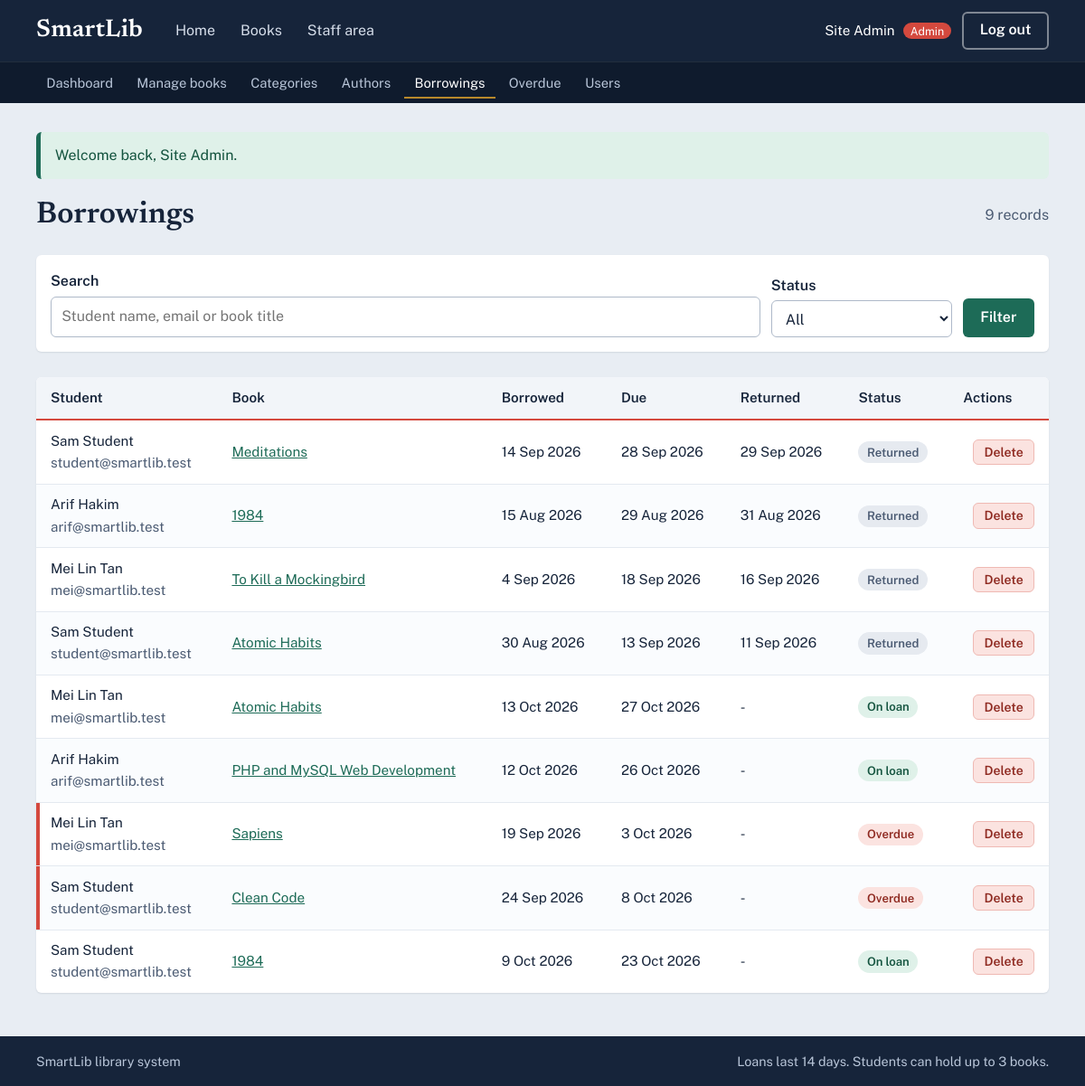
/admin/borrowings.php (signed in), run on the app's committed database.
### tables this page shows
CREATE TABLE borrowings (
  id          INT AUTO_INCREMENT PRIMARY KEY,
   
  user_id     INT NOT NULL,
   
  book_id     INT NOT NULL,
   
  borrow_date DATE NOT NULL,
   
  due_date    DATE NOT NULL,
   
  return_date DATE NULL,
   
  status      ENUM('borrowed','returned') NOT NULL DEFAULT 'borrowed',
   
  CONSTRAINT fk_borrow_user FOREIGN KEY (user_id) REFERENCES users(id),
  CONSTRAINT fk_borrow_book FOREIGN KEY (book_id) REFERENCES books(id)
);

CREATE TABLE users (
   
  id         INT AUTO_INCREMENT PRIMARY KEY,
   
  name       VARCHAR(100) NOT NULL,
   
  email      VARCHAR(100) NOT NULL UNIQUE,
   
  password   VARCHAR(255) NOT NULL,
   
  role       ENUM('admin','librarian','student') NOT NULL DEFAULT 'student',
   
  created_at TIMESTAMP NOT NULL DEFAULT CURRENT_TIMESTAMP
 
);

CREATE TABLE books (
  id               INT AUTO_INCREMENT PRIMARY KEY,
  title            VARCHAR(200) NOT NULL,
   
  author_id        INT NOT NULL,
   
  category_id      INT NOT NULL,
   
  year_published   SMALLINT NULL,
   
  description      TEXT NULL,
   
  total_copies     INT NOT NULL DEFAULT 1,
   
  available_copies INT NOT NULL DEFAULT 1,
  created_at       TIMESTAMP NOT NULL DEFAULT CURRENT_TIMESTAMP,
   
  CONSTRAINT fk_books_author   FOREIGN KEY (author_id)   REFERENCES authors(id),
   
  CONSTRAINT fk_books_category FOREIGN KEY (category_id) REFERENCES categories(id),
   
  CONSTRAINT chk_copies CHECK (available_copies >= 0 AND available_copies <= total_copies)
);

### includes/init.php (called while the page is built, shortened)
<?php
function e($value): string
{
    return htmlspecialchars((string) $value, ENT_QUOTES, 'UTF-8');
}
function url(string $path = ''): string
{
    return BASE_URL . '/' . ltrim($path, '/');
}
function fmt_date(?string $date): string
{
    return $date ? date('j M Y', strtotime($date)) : '-';
}
function current_role(): string
{
    return $_SESSION['role'] ?? 'guest';
}
require_once __DIR__ . '/components.php';

### admin/borrowings.php (the view, shortened to what this page needs)
<?php
require __DIR__ . '/../includes/init.php';
$status = $_GET['status'] ?? 'all';
$q      = trim($_GET['q'] ?? '');
$page   = max(1, (int) ($_GET['page'] ?? 1));
$perPage = 15;
$where = [];
$params = [];
if ($status === 'borrowed')      { $where[] = "br.status = 'borrowed'"; }
elseif ($status === 'returned')  { $where[] = "br.status = 'returned'"; }
elseif ($status === 'overdue')   { $where[] = "br.status = 'borrowed' AND br.due_date < CURDATE()"; }
else                             { $status = 'all'; }
$from = 'FROM borrowings br JOIN users u ON u.id = br.user_id JOIN books b ON b.id = br.book_id'
      . ($where ? ' WHERE ' . implode(' AND ', $where) : '');
$stmt = $pdo->prepare("SELECT COUNT(*) $from");
$stmt->execute($params);
$total = (int) $stmt->fetchColumn();
$pages = max(1, (int) ceil($total / $perPage));
$page  = min($page, $pages);
$stmt = $pdo->prepare("SELECT br.*, u.name AS student, u.email, b.title,
                              (br.status = 'borrowed' AND br.due_date < CURDATE()) AS is_overdue
                       $from ORDER BY br.id DESC LIMIT :lim OFFSET :off");
$stmt->bindValue(':lim', $perPage, PDO::PARAM_INT);
$stmt->bindValue(':off', ($page - 1) * $perPage, PDO::PARAM_INT);
$stmt->execute();
$rows = $stmt->fetchAll();
require __DIR__ . '/../includes/header.php';
?>
<div class="page-head"><h1>Borrowings</h1><span class="muted"><?= $total ?> record<?= $total === 1 ? '' : 's' ?></span></div>
<form class="filters filters-compact" method="get" role="search">
    <div><label for="q">Search</label><input id="q" type="search" name="q" value="<?= e($q) ?>" placeholder="Student name, email or book title"></div>
    <div>
        <label for="status">Status</label>
        <select id="status" name="status">
            <?php foreach (['all' => 'All', 'borrowed' => 'On loan', 'overdue' => 'Overdue', 'returned' => 'Returned'] as $k => $label): ?>
                <option value="<?= $k ?>" <?= $status === $k ? 'selected' : '' ?>><?= $label ?></option>
            <?php endforeach; ?>
        </select>
    </div>
    <button class="btn btn-primary" type="submit">Filter</button>
</form>
<?php if (!$rows): ?>
    <div class="empty">No borrowing records found.</div>
<?php else: ?>
<div class="table-wrap">
<table class="table">
    <thead><tr><th>Student</th><th>Book</th><th>Borrowed</th><th>Due</th><th>Returned</th><th>Status</th><?php if (current_role() === 'admin'): ?><th class="col-actions">Actions</th><?php endif; ?></tr></thead>
    <tbody>
    <?php foreach ($rows as $r): ?>
        <tr class="<?= $r['is_overdue'] ? 'row-late' : '' ?>">
            <td><?= e($r['student']) ?><br><span class="muted"><?= e($r['email']) ?></span></td>
            <td><a href="<?= e(url('book.php?id=' . (int) $r['book_id'])) ?>"><?= e($r['title']) ?></a></td>
            <td><?= e(fmt_date($r['borrow_date'])) ?></td>
            <td><?= e(fmt_date($r['due_date'])) ?></td>
            <td><?= e(fmt_date($r['return_date'])) ?></td>
            <td><?= loan_badge($r) ?></td>
            <?php if (current_role() === 'admin'): ?>
            <td class="col-actions">
                <form method="post" onsubmit="return confirm('Delete this borrowing record?');">
                    <button class="btn btn-small btn-danger" type="submit">Delete</button>
                </form>
            </td>
            <?php endif; ?>
        </tr>
    <?php endforeach; ?>
    </tbody>
</table>
</div>
<?php endif; ?>
<?php require __DIR__ . '/../includes/footer.php'; ?>

### includes/components.php (shortened to what this page needs)
    <?php
function loan_badge(array $row): string
{
    if ($row['status'] === 'returned') {
        return '<span class="chip chip-muted">Returned</span>';
    }
    return !empty($row['is_overdue'])
        ? '<span class="chip chip-out">Overdue</span>'
        : '<span class="chip chip-ok">On loan</span>';
}

### css/style.css (style rules this page uses)
:root { --ink: #16243a; --ink-soft: #4a5a72; --shelf: #e8edf3; --paper: #ffffff; --rule: #c3d6ea; --margin: #d4493e; --pine: #1d6b57; --pine-dark: #15503f; --brass: #b8892b; --line: #d5dde8; --ok-bg: #dff1e9; --ok-fg: #14543f; --bad-bg: #fbe3e0; --bad-fg: #8f2a21; --font-display: "Newsreader", Georgia, "Times New Roman", serif; --font-body: "Public Sans", system-ui, -apple-system, "Segoe UI", Arial, sans-serif; }
*, *::before, *::after { box-sizing: border-box; }
html { -webkit-text-size-adjust: 100%; }
body { margin: 0; background: var(--shelf); color: var(--ink); font-family: var(--font-body); font-size: 1rem; line-height: 1.6; min-height: 100vh; display: flex; flex-direction: column; }
h1, h2, h3 { font-family: var(--font-display); font-weight: 600; line-height: 1.2; margin: 0 0 .5em; }
h1 { font-size: 2.1rem; }
a { color: var(--pine); }
.btn { display: inline-block; font: inherit; font-weight: 600; cursor: pointer; padding: .55rem 1.1rem; border-radius: 6px; border: 2px solid transparent; text-decoration: none; line-height: 1.3; text-align: center; }
.btn-primary { background: var(--pine); color: #fff; }
.btn-danger { background: var(--bad-bg); color: var(--bad-fg); border-color: #efb9b3; }
.btn-small { padding: .25rem .7rem; font-size: .88rem; border-width: 1px; background: #fff; color: var(--ink); border-color: var(--line); }
.btn-small.btn-danger { background: var(--bad-bg); color: var(--bad-fg); border-color: #efb9b3; }
.chip { display: inline-block; font-size: .82rem; font-weight: 600; padding: .1rem .6rem; border-radius: 99px; white-space: nowrap; }
.chip-ok { background: var(--ok-bg); color: var(--ok-fg); }
.chip-out { background: var(--bad-bg); color: var(--bad-fg); }
.chip-muted { background: #e6eaf0; color: var(--ink-soft); }
.page-head { display: flex; align-items: center; justify-content: space-between; gap: 1rem; margin-bottom: 1.5rem; flex-wrap: wrap; }
.page-head h1 { margin: 0; }
.muted { color: var(--ink-soft); }
label { display: block; font-weight: 600; margin-bottom: .25rem; }
input, select, textarea { font: inherit; color: var(--ink); width: 100%; padding: .55rem .7rem; background: #fff; border: 1.5px solid #aeb9c9; border-radius: 6px; }
.filters { display: grid; grid-template-columns: 1fr 220px auto auto; gap: .75rem; align-items: end; background: var(--paper); padding: 1rem; border-radius: 6px; margin-bottom: 1.75rem; box-shadow: 0 1px 2px rgba(22,36,58,.1); }
.filters-compact { grid-template-columns: 1fr 200px auto; }
.table-wrap { overflow-x: auto; background: var(--paper); border-radius: 6px; box-shadow: 0 1px 2px rgba(22,36,58,.1); }
.table { width: 100%; border-collapse: collapse; font-size: .95rem; }
.table th { text-align: left; padding: .7rem 1rem; background: #f2f5f9; border-bottom: 2px solid var(--margin); font-weight: 600; white-space: nowrap; }
.table td { padding: .65rem 1rem; border-bottom: 1px solid #e4e9f0; vertical-align: middle; }
.table tbody tr:nth-child(even) { background: #fafcfe; }
.table tr:last-child td { border-bottom: 0; }
.col-actions { text-align: right; white-space: nowrap; }
.col-actions form { display: inline-block; margin-left: .25rem; }
.row-late td:first-child { box-shadow: inset 4px 0 0 var(--margin); }

### data on the page
borrowings: user.name "Sam Student", user.email "student@smartlib.test", book.title "Meditations", borrow_date "14 Sep 2026", due_date "28 Sep 2026", return_date "29 Sep 2026", status "Returned"
borrowings: user.name "Arif Hakim", user.email "arif@smartlib.test", book.title "1984", borrow_date "15 Aug 2026", due_date "29 Aug 2026", return_date "31 Aug 2026", status "Returned"
borrowings: user.name "Mei Lin Tan", user.email "mei@smartlib.test", book.title "To Kill a Mockingbird", borrow_date "4 Sep 2026", due_date "18 Sep 2026", return_date "16 Sep 2026", status "Returned"
borrowings: user.name "Sam Student", user.email "student@smartlib.test", book.title "Atomic Habits", borrow_date "30 Aug 2026", due_date "13 Sep 2026", return_date "11 Sep 2026", status "Returned"
borrowings: user.name "Mei Lin Tan", user.email "mei@smartlib.test", book.title "Atomic Habits", borrow_date "13 Oct 2026", due_date "27 Oct 2026", return_date "-", shows "On loan"
borrowings: user.name "Arif Hakim", user.email "arif@smartlib.test", book.title "PHP and MySQL Web Development", borrow_date "12 Oct 2026", due_date "26 Oct 2026", return_date "-", shows "On loan"
borrowings: user.name "Mei Lin Tan", user.email "mei@smartlib.test", book.title "Sapiens", borrow_date "19 Sep 2026", due_date "3 Oct 2026", return_date "-", shows "Overdue"
borrowings: user.name "Sam Student", user.email "student@smartlib.test", book.title "Clean Code", borrow_date "24 Sep 2026", due_date "8 Oct 2026", return_date "-", shows "Overdue"
borrowings: user.name "Sam Student", user.email "student@smartlib.test", book.title "1984", borrow_date "9 Oct 2026", due_date "23 Oct 2026", return_date "-", shows "On loan"

### other printed values
$label "Home Books Staff area Dashboard Manage books Categories Authors Borrowings Overdue Users"
$_SESSION['name'] "Site Admin"
$role "Admin"
$f['msg'] "Welcome back, Site Admin."
$total "9"
LOAN_DAYS "14"
MAX_ACTIVE_LOANS "3"
form field status "All"
